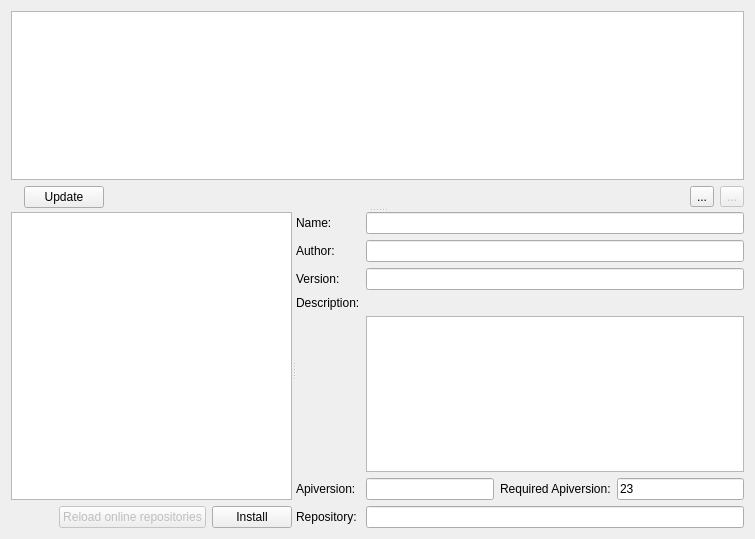
<?xml version="1.0" encoding="UTF-8"?>
<ui version="4.0">
 <class>repositorydialog</class>
 <widget class="QWidget" name="repositorydialog">
  <property name="geometry">
   <rect>
    <x>0</x>
    <y>0</y>
    <width>755</width>
    <height>539</height>
   </rect>
  </property>
  <property name="windowTitle">
   <string>pyTSon - Online repository</string>
  </property>
  <layout class="QVBoxLayout" name="verticalLayout_3">
   <item>
    <widget class="QSplitter" name="splitter_2">
     <property name="orientation">
      <enum>Qt::Vertical</enum>
     </property>
     <widget class="QWidget" name="layoutWidget">
      <layout class="QVBoxLayout" name="verticalLayout_2">
       <item>
        <widget class="QListWidget" name="repositoryList"/>
       </item>
       <item>
        <layout class="QHBoxLayout" name="horizontalLayout">
         <item>
          <widget class="QLabel" name="masterloadingLabel">
           <property name="text">
            <string notr="true"/>
           </property>
          </widget>
         </item>
         <item>
          <widget class="QPushButton" name="updateButton">
           <property name="text">
            <string>Update</string>
           </property>
           <property name="pytsonicon" stdset="0">
            <string notr="true">RELOAD</string>
           </property>
          </widget>
         </item>
         <item>
          <spacer name="horizontalSpacer_2">
           <property name="orientation">
            <enum>Qt::Horizontal</enum>
           </property>
           <property name="sizeHint" stdset="0">
            <size>
             <width>40</width>
             <height>20</height>
            </size>
           </property>
          </spacer>
         </item>
         <item>
          <widget class="QToolButton" name="addButton">
           <property name="text">
            <string notr="true">...</string>
           </property>
           <property name="pytsonicon" stdset="0">
            <string notr="true">octicons:diff-added.svg.png</string>
           </property>
          </widget>
         </item>
         <item>
          <widget class="QToolButton" name="deleteButton">
           <property name="enabled">
            <bool>false</bool>
           </property>
           <property name="text">
            <string notr="true">...</string>
           </property>
           <property name="pytsonicon" stdset="0">
            <string notr="true">octicons:diff-removed.svg.png</string>
           </property>
          </widget>
         </item>
        </layout>
       </item>
      </layout>
     </widget>
     <widget class="QSplitter" name="splitter">
      <property name="orientation">
       <enum>Qt::Horizontal</enum>
      </property>
      <widget class="QWidget" name="layoutWidget_2">
       <layout class="QVBoxLayout" name="verticalLayout">
        <item>
         <widget class="QListWidget" name="pluginsList"/>
        </item>
        <item>
         <layout class="QHBoxLayout" name="horizontalLayout_2">
          <item>
           <widget class="QLabel" name="loadingLabel">
            <property name="text">
             <string notr="true"/>
            </property>
           </widget>
          </item>
          <item>
           <widget class="QPushButton" name="reloadButton">
            <property name="enabled">
             <bool>false</bool>
            </property>
            <property name="text">
             <string>Reload online repositories</string>
            </property>
            <property name="pytsonicon" stdset="0">
             <string notr="true">RELOAD</string>
            </property>
           </widget>
          </item>
          <item>
           <widget class="QPushButton" name="installButton">
            <property name="text">
             <string>Install</string>
            </property>
            <property name="pytsonicon" stdset="0">
             <string notr="true">DOWNLOAD</string>
            </property>
           </widget>
          </item>
         </layout>
        </item>
       </layout>
      </widget>
      <widget class="QWidget" name="layoutWidget_3">
       <layout class="QGridLayout" name="gridLayout">
        <item row="2" column="0">
         <widget class="QLabel" name="label_5">
          <property name="text">
           <string>Version:</string>
          </property>
         </widget>
        </item>
        <item row="1" column="1" colspan="3">
         <widget class="QLineEdit" name="authorEdit">
          <property name="enabled">
           <bool>true</bool>
          </property>
          <property name="inputMask">
           <string notr="true"/>
          </property>
          <property name="text">
           <string notr="true"/>
          </property>
          <property name="readOnly">
           <bool>true</bool>
          </property>
          <property name="placeholderText">
           <string notr="true"/>
          </property>
         </widget>
        </item>
        <item row="0" column="1" colspan="3">
         <widget class="QLineEdit" name="nameEdit">
          <property name="enabled">
           <bool>true</bool>
          </property>
          <property name="inputMask">
           <string notr="true"/>
          </property>
          <property name="text">
           <string notr="true"/>
          </property>
          <property name="readOnly">
           <bool>true</bool>
          </property>
          <property name="placeholderText">
           <string notr="true"/>
          </property>
         </widget>
        </item>
        <item row="2" column="1" colspan="3">
         <widget class="QLineEdit" name="versionEdit">
          <property name="enabled">
           <bool>true</bool>
          </property>
          <property name="inputMask">
           <string notr="true"/>
          </property>
          <property name="text">
           <string notr="true"/>
          </property>
          <property name="readOnly">
           <bool>true</bool>
          </property>
          <property name="placeholderText">
           <string notr="true"/>
          </property>
         </widget>
        </item>
        <item row="0" column="0">
         <widget class="QLabel" name="label_3">
          <property name="text">
           <string>Name:</string>
          </property>
         </widget>
        </item>
        <item row="4" column="1" colspan="3">
         <widget class="QTextEdit" name="descriptionEdit">
          <property name="enabled">
           <bool>true</bool>
          </property>
          <property name="documentTitle">
           <string notr="true"/>
          </property>
          <property name="readOnly">
           <bool>true</bool>
          </property>
          <property name="html">
           <string notr="true">&lt;!DOCTYPE HTML PUBLIC &quot;-//W3C//DTD HTML 4.0//EN&quot; &quot;http://www.w3.org/TR/REC-html40/strict.dtd&quot;&gt;
&lt;html&gt;&lt;head&gt;&lt;meta name=&quot;qrichtext&quot; content=&quot;1&quot; /&gt;&lt;style type=&quot;text/css&quot;&gt;
p, li { white-space: pre-wrap; }
&lt;/style&gt;&lt;/head&gt;&lt;body style=&quot; font-family:'Cantarell'; font-size:11pt; font-weight:400; font-style:normal;&quot;&gt;
&lt;p style=&quot;-qt-paragraph-type:empty; margin-top:0px; margin-bottom:0px; margin-left:0px; margin-right:0px; -qt-block-indent:0; text-indent:0px;&quot;&gt;&lt;br /&gt;&lt;/p&gt;&lt;/body&gt;&lt;/html&gt;</string>
          </property>
          <property name="placeholderText">
           <string notr="true"/>
          </property>
         </widget>
        </item>
        <item row="9" column="0">
         <widget class="QLabel" name="label">
          <property name="text">
           <string>Apiversion:</string>
          </property>
         </widget>
        </item>
        <item row="9" column="2">
         <widget class="QLabel" name="label_2">
          <property name="text">
           <string>Required Apiversion:</string>
          </property>
         </widget>
        </item>
        <item row="9" column="1">
         <widget class="QLineEdit" name="apiEdit">
          <property name="enabled">
           <bool>true</bool>
          </property>
          <property name="inputMask">
           <string notr="true"/>
          </property>
          <property name="text">
           <string notr="true"/>
          </property>
          <property name="readOnly">
           <bool>true</bool>
          </property>
          <property name="placeholderText">
           <string notr="true"/>
          </property>
         </widget>
        </item>
        <item row="1" column="0">
         <widget class="QLabel" name="label_4">
          <property name="text">
           <string>Author:</string>
          </property>
         </widget>
        </item>
        <item row="9" column="3">
         <widget class="QLineEdit" name="requiredApiEdit">
          <property name="enabled">
           <bool>true</bool>
          </property>
          <property name="inputMask">
           <string notr="true"/>
          </property>
          <property name="text">
           <string notr="true">23</string>
          </property>
          <property name="readOnly">
           <bool>true</bool>
          </property>
          <property name="placeholderText">
           <string notr="true"/>
          </property>
         </widget>
        </item>
        <item row="3" column="0">
         <widget class="QLabel" name="label_6">
          <property name="text">
           <string>Description:</string>
          </property>
         </widget>
        </item>
        <item row="11" column="0">
         <widget class="QLabel" name="label_7">
          <property name="text">
           <string>Repository:</string>
          </property>
         </widget>
        </item>
        <item row="11" column="1" colspan="3">
         <widget class="QLineEdit" name="repositoryEdit">
          <property name="enabled">
           <bool>true</bool>
          </property>
          <property name="inputMask">
           <string notr="true"/>
          </property>
          <property name="text">
           <string notr="true"/>
          </property>
          <property name="readOnly">
           <bool>true</bool>
          </property>
          <property name="placeholderText">
           <string notr="true"/>
          </property>
         </widget>
        </item>
       </layout>
      </widget>
     </widget>
    </widget>
   </item>
  </layout>
 </widget>
 <resources/>
 <connections/>
</ui>
